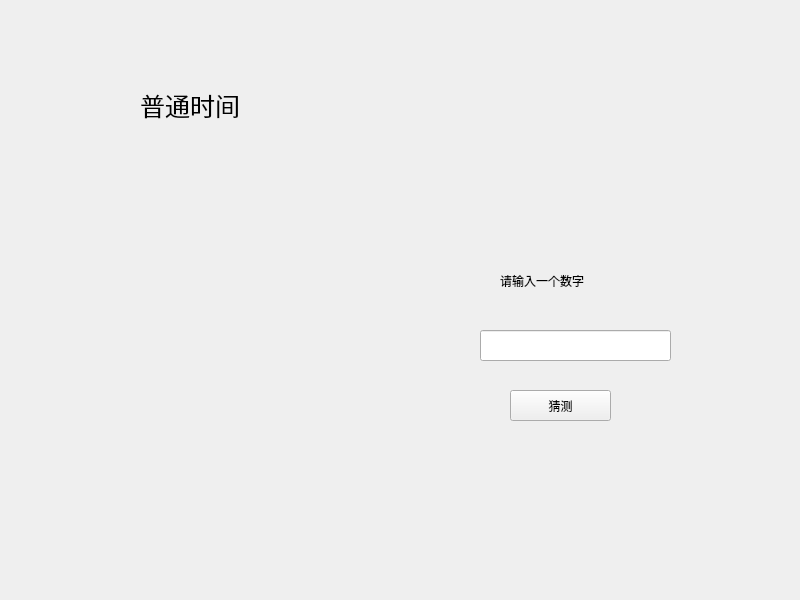
<?xml version="1.0" encoding="UTF-8"?>
<ui version="4.0">
 <class>Widget</class>
 <widget class="QWidget" name="Widget">
  <property name="geometry">
   <rect>
    <x>0</x>
    <y>0</y>
    <width>800</width>
    <height>600</height>
   </rect>
  </property>
  <property name="windowTitle">
   <string>Widget</string>
  </property>
  <widget class="QLabel" name="label">
   <property name="geometry">
    <rect>
     <x>140</x>
     <y>20</y>
     <width>341</width>
     <height>171</height>
    </rect>
   </property>
   <property name="font">
    <font>
     <pointsize>19</pointsize>
    </font>
   </property>
   <property name="text">
    <string>普通时间</string>
   </property>
  </widget>
  <widget class="QLabel" name="lblrnd">
   <property name="geometry">
    <rect>
     <x>500</x>
     <y>250</y>
     <width>91</width>
     <height>61</height>
    </rect>
   </property>
   <property name="text">
    <string>请输入一个数字</string>
   </property>
  </widget>
  <widget class="QPushButton" name="pushButton">
   <property name="geometry">
    <rect>
     <x>510</x>
     <y>390</y>
     <width>101</width>
     <height>31</height>
    </rect>
   </property>
   <property name="text">
    <string>猜测</string>
   </property>
  </widget>
  <widget class="QLineEdit" name="lineEdit">
   <property name="geometry">
    <rect>
     <x>480</x>
     <y>330</y>
     <width>191</width>
     <height>31</height>
    </rect>
   </property>
  </widget>
 </widget>
 <resources/>
 <connections/>
</ui>
